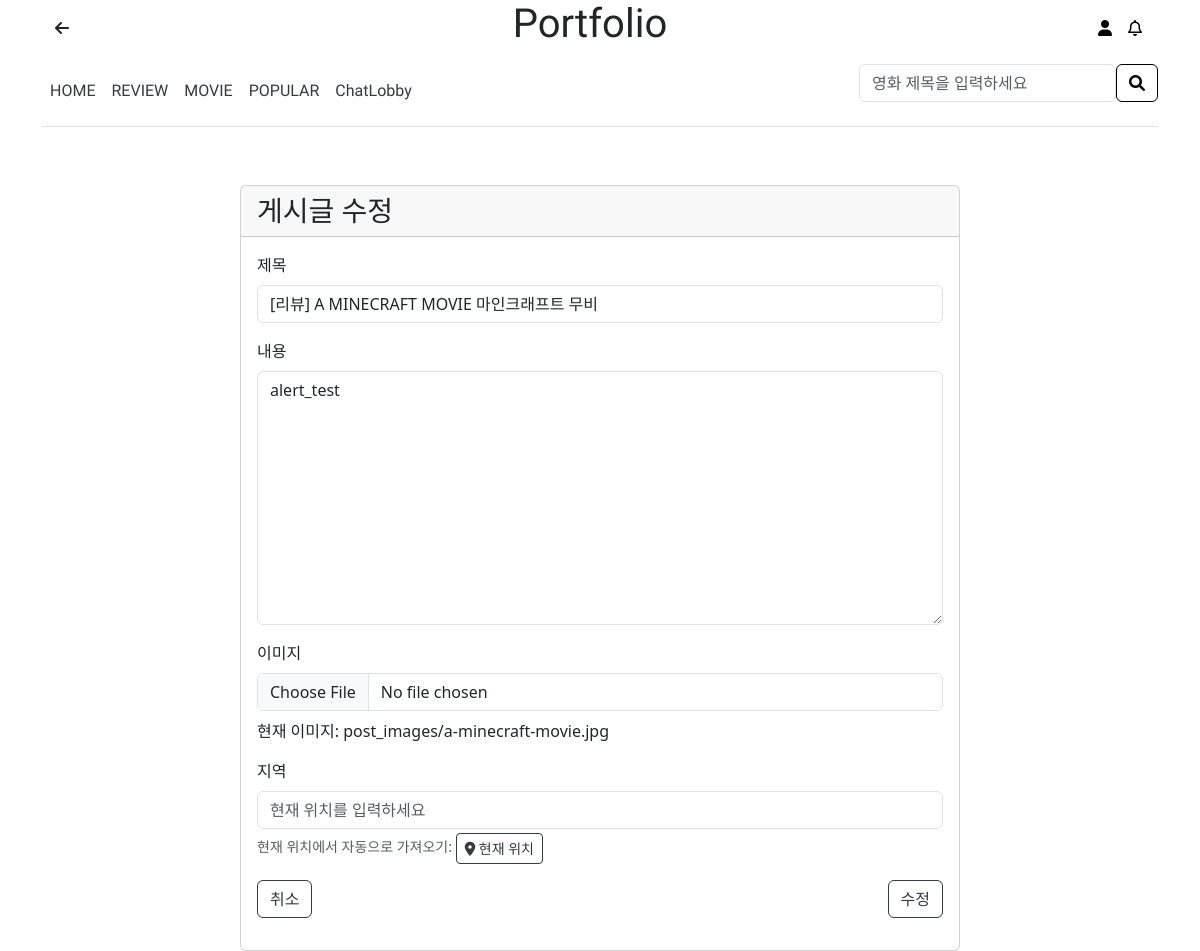
Screenshot of /post/8/edit/ (signed in) with the database file from the repository.
### main/models.py (models this page shows, shortened)
class Post(models.Model):
    GENRE_CHOICES = [
        ('액션', '액션'),
        ('코미디', '코미디'),
        ('드라마', '드라마'),
        ('SF', 'SF'),
        ('로맨스', '로맨스'),
        ('스릴러', '스릴러'),
        ('호러', '호러'),
        ('애니메이션', '애니메이션'),
        ('다큐멘터리', '다큐멘터리'),
        ('판타지', '판타지'),
    ]
    title = models.CharField(max_length=200)
    content = models.TextField()
    category = models.CharField(max_length=20, choices=GENRE_CHOICES, default='드라마')
    author = models.ForeignKey(User, on_delete=models.CASCADE)
    created_at = models.DateTimeField(auto_now_add=True)
    updated_at = models.DateTimeField(auto_now=True)
    date_posted = models.DateTimeField(default=timezone.now)
    image = models.ImageField(upload_to='post_images', null=True, blank=True)
    region = models.CharField(max_length=100, null=True, blank=True)
    likes = models.ManyToManyField(User, related_name='post_likes', blank=True)

### main/views.py (the view)
# urls.py: path('post/<int:pk>/edit/', views.post_edit, name='post_edit'),
@login_required
def post_edit(request, pk):
    post = get_object_or_404(Post, pk=pk)
    if request.user != post.author:
        messages.error(request, '게시글을 수정할 권한이 없습니다.')
        return redirect('post_detail', pk=pk)
    if request.method == 'POST':
        form = PostForm(request.POST, request.FILES, instance=post)
        if form.is_valid():
            form.save()
            messages.success(request, '게시글이 수정되었습니다.')
            return redirect('post_detail', pk=pk)
    else:
        form = PostForm(instance=post)
    return render(request, 'main/post_edit.html', {
        'form': form,
        'post': post
    })

### main/forms.py
class PostForm(forms.ModelForm):
    class Meta:
        model = Post
        fields = ['title', 'content', 'category', 'image', 'region']
        widgets = {
            'title': forms.TextInput(attrs={'class': 'form-control', 'placeholder': '리뷰 제목을 입력하세요'}),
            'content': forms.Textarea(attrs={'class': 'form-control', 'placeholder': '영화에 대한 리뷰를 작성하세요', 'rows': 10}),
            'category': forms.Select(attrs={'class': 'form-control'}),
            'image': forms.FileInput(attrs={'class': 'form-control'}),
            'region': forms.TextInput(attrs={'class': 'form-control', 'placeholder': '현재 위치를 입력하세요'}),
        }
        labels = {
            'title': '리뷰 제목',
            'content': '리뷰 내용',
            'category': '영화 장르',
            'image': '포스터 이미지',
            'region': '현재 위치',
        }

### main/templates/main/post_edit.html (shortened to what this page needs)
{% extends 'main/base.html' %}
{% block content %}
<div class="container mt-5">
    <div class="row justify-content-center">
        <div class="col-md-8">
            <div class="card">
                <div class="card-header">
                    <h3 class="card-title mb-0">게시글 수정</h3>
                </div>
                <div class="card-body">
                    <form method="post" enctype="multipart/form-data">
                        <div class="mb-3">
                            <label for="{{ form.title.id_for_label }}" class="form-label">제목</label>
                            {{ form.title }}
                        </div>
                        <div class="mb-3">
                            <label for="{{ form.content.id_for_label }}" class="form-label">내용</label>
                            {{ form.content }}
                        </div>
                        <div class="mb-3">
                            <label for="{{ form.image.id_for_label }}" class="form-label">이미지</label>
                            {{ form.image }}
                            {% if post.image %}
                            <p class="mt-2">현재 이미지: {{ post.image.name }}</p>
                            {% endif %}
                        </div>
                        <div class="mb-3">
                            <label for="{{ form.region.id_for_label }}" class="form-label">지역</label>
                            {{ form.region }}
                            <div class="form-text">현재 위치에서 자동으로 가져오기:
                                <button type="button" id="getCurrentLocation" class="btn btn-sm btn-outline-primary">
                                    <i class="fas fa-map-marker-alt"></i> 현재 위치
                                </button>
                            </div>
                        </div>
                        <div class="d-flex justify-content-between">
                            <a href="{% url 'post_detail' post.pk %}" class="btn btn-secondary">취소</a>
                            <button type="submit" class="btn btn-primary">수정</button>
                        </div>
                    </form>
                </div>
            </div>
        </div>
    </div>
</div>
{% endblock %}

### main/templates/main/base.html (style rules this page uses)
a { text-decoration: none; color: black; }
.btn-outline-primary { color: #343a40; border-color: #343a40; background-color: transparent; }
.btn-primary { color: #343a40; border-color: #343a40; background-color: transparent; }
.btn-secondary { color: #343a40; border-color: #343a40; background-color: transparent; }

### rows the page displays
Post: title "[리뷰] A MINECRAFT MOVIE 마인크래프트 무비", content "alert_test", image.name "post_images/a-minecraft-movie.jpg"
